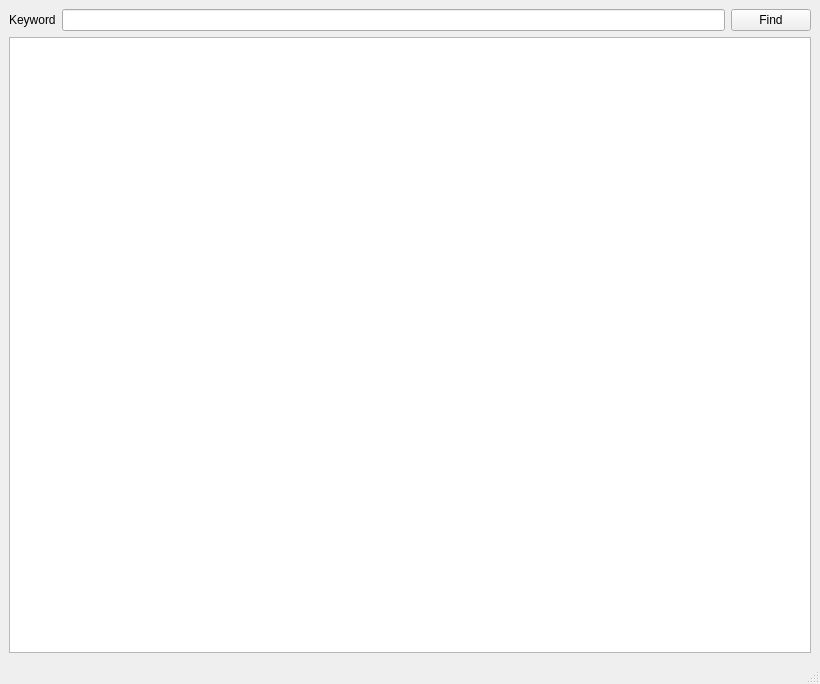
<?xml version="1.0" encoding="UTF-8"?>
<ui version="4.0">
 <class>TextFinder</class>
 <widget class="QMainWindow" name="TextFinder">
  <property name="geometry">
   <rect>
    <x>0</x>
    <y>0</y>
    <width>820</width>
    <height>684</height>
   </rect>
  </property>
  <property name="windowTitle">
   <string>TextFinder</string>
  </property>
  <widget class="QWidget" name="centralwidget">
   <layout class="QVBoxLayout" name="verticalLayout">
    <item>
     <layout class="QGridLayout" name="gridLayout">
      <item row="0" column="0">
       <widget class="QLabel" name="label">
        <property name="text">
         <string>Keyword</string>
        </property>
       </widget>
      </item>
      <item row="0" column="1">
       <widget class="QLineEdit" name="lineEdit"/>
      </item>
      <item row="0" column="2">
       <widget class="QPushButton" name="findButton">
        <property name="text">
         <string>Find</string>
        </property>
       </widget>
      </item>
     </layout>
    </item>
    <item>
     <widget class="QTextEdit" name="textEdit">
      <property name="layoutDirection">
       <enum>Qt::LeftToRight</enum>
      </property>
     </widget>
    </item>
   </layout>
  </widget>
  <widget class="QMenuBar" name="menubar">
   <property name="geometry">
    <rect>
     <x>0</x>
     <y>0</y>
     <width>820</width>
     <height>24</height>
    </rect>
   </property>
  </widget>
  <widget class="QStatusBar" name="statusbar"/>
 </widget>
 <resources/>
 <connections/>
</ui>
